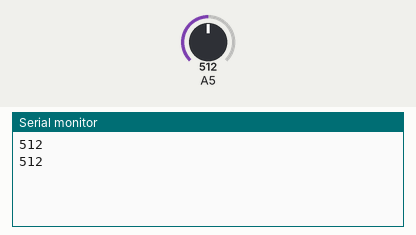
A sketch run on a simulated Arduino Uno, built with avr-gcc and run on an emulated ATmega328P. On the bench: the last lines printed to the serial monitor. The inputs (shaded band) are chosen by the test bench; at power-on: A5 = 512.

Above: at 1.8 s.
1.9 s: A5 set to 716
At 2.5 s:
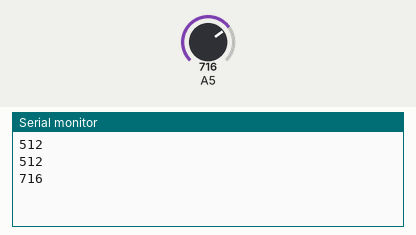
3.4 s: A5 set to 900
At 4.8 s:
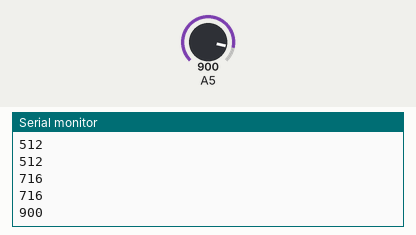
Timing chart, 0 to 6.4 s (numbered marks = the images above; inputs shaded):
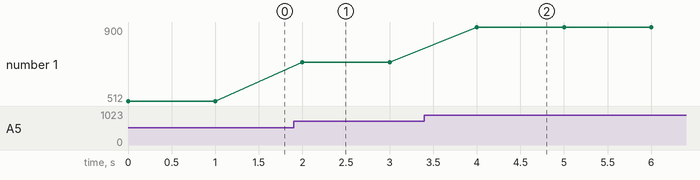

Measured:
- after the input at 1.9 s, the serial monitor: prints a new line after 0.10 s (image 1)
- after the input at 3.4 s, the serial monitor: prints a new line after 0.60 s (image 2)
- plotted number 1: 512 → 716 after the input at 1.9 s, 716 → 900 after the input at 3.4 s

The sketch:

PatareiPinge.ino
```cpp
/**
 * Patarei pinge mõõtmise sketš
 *
 * Eeldab et analoogklemmi 5 sisend ei ületaks 1,1 V.
 */


void setup() {
  // testimiseks
  Serial.begin(9600);

  // aktiveerime võrdlemisteks sisemise 1,1V pingeallika
  analogReference(INTERNAL);
}


void loop() {
  // loeb analoogklemmi 5 ja tagastab väärtuse vahemikus 0-1023
  int patarei = analogRead(5);

  // trükib tulemuse jadaporti
  Serial.println(patarei);

  // ootab ühe sekundi
  delay(1000);
}
```
